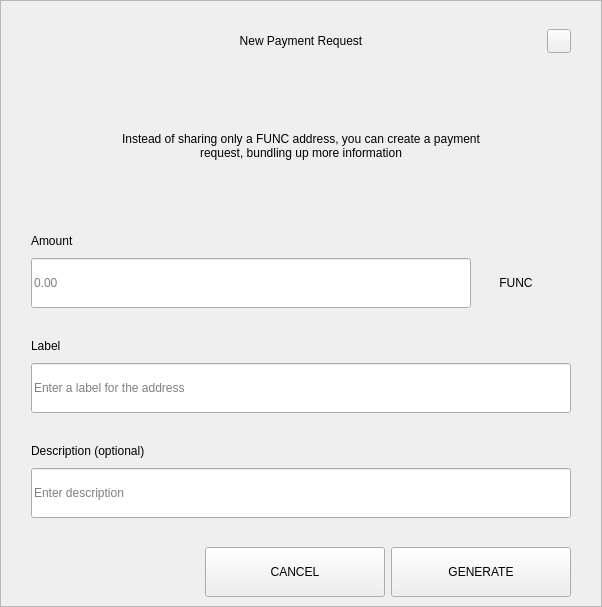
<?xml version="1.0" encoding="UTF-8"?>
<ui version="4.0">
 <class>RequestDialog</class>
 <widget class="QDialog" name="RequestDialog">
  <property name="geometry">
   <rect>
    <x>0</x>
    <y>0</y>
    <width>602</width>
    <height>607</height>
   </rect>
  </property>
  <property name="windowTitle">
   <string>Dialog</string>
  </property>
  <layout class="QVBoxLayout" name="verticalLayout_5">
   <property name="spacing">
    <number>0</number>
   </property>
   <property name="leftMargin">
    <number>0</number>
   </property>
   <property name="topMargin">
    <number>0</number>
   </property>
   <property name="rightMargin">
    <number>0</number>
   </property>
   <property name="bottomMargin">
    <number>0</number>
   </property>
   <item>
    <widget class="QFrame" name="frame">
     <property name="styleSheet">
      <string notr="true"/>
     </property>
     <property name="frameShape">
      <enum>QFrame::StyledPanel</enum>
     </property>
     <property name="frameShadow">
      <enum>QFrame::Raised</enum>
     </property>
     <layout class="QVBoxLayout" name="verticalLayout_4" stretch="1,0,0">
      <property name="spacing">
       <number>0</number>
      </property>
      <property name="leftMargin">
       <number>30</number>
      </property>
      <property name="topMargin">
       <number>20</number>
      </property>
      <property name="rightMargin">
       <number>30</number>
      </property>
      <property name="bottomMargin">
       <number>0</number>
      </property>
      <item>
       <layout class="QHBoxLayout" name="horizontalLayout_3">
        <property name="spacing">
         <number>0</number>
        </property>
        <item>
         <spacer name="horizontalSpacer_21">
          <property name="orientation">
           <enum>Qt::Horizontal</enum>
          </property>
          <property name="sizeHint" stdset="0">
           <size>
            <width>40</width>
            <height>20</height>
           </size>
          </property>
         </spacer>
        </item>
        <item>
         <widget class="QLabel" name="labelTitle">
          <property name="minimumSize">
           <size>
            <width>0</width>
            <height>40</height>
           </size>
          </property>
          <property name="maximumSize">
           <size>
            <width>16777215</width>
            <height>40</height>
           </size>
          </property>
          <property name="styleSheet">
           <string notr="true">padding-left:24px;</string>
          </property>
          <property name="text">
           <string>New Payment Request</string>
          </property>
          <property name="alignment">
           <set>Qt::AlignCenter</set>
          </property>
          <property name="margin">
           <number>7</number>
          </property>
         </widget>
        </item>
        <item>
         <spacer name="horizontalSpacer">
          <property name="orientation">
           <enum>Qt::Horizontal</enum>
          </property>
          <property name="sizeHint" stdset="0">
           <size>
            <width>40</width>
            <height>20</height>
           </size>
          </property>
         </spacer>
        </item>
        <item>
         <widget class="QPushButton" name="btnEsc">
          <property name="minimumSize">
           <size>
            <width>24</width>
            <height>24</height>
           </size>
          </property>
          <property name="maximumSize">
           <size>
            <width>24</width>
            <height>24</height>
           </size>
          </property>
          <property name="focusPolicy">
           <enum>Qt::NoFocus</enum>
          </property>
          <property name="text">
           <string/>
          </property>
         </widget>
        </item>
       </layout>
      </item>
      <item>
       <widget class="QStackedWidget" name="stack">
        <property name="minimumSize">
         <size>
          <width>540</width>
          <height>0</height>
         </size>
        </property>
        <property name="maximumSize">
         <size>
          <width>540</width>
          <height>16777215</height>
         </size>
        </property>
        <property name="currentIndex">
         <number>0</number>
        </property>
        <widget class="QWidget" name="page_1">
         <property name="minimumSize">
          <size>
           <width>540</width>
           <height>0</height>
          </size>
         </property>
         <property name="maximumSize">
          <size>
           <width>540</width>
           <height>16777215</height>
          </size>
         </property>
         <layout class="QVBoxLayout" name="layout1">
          <property name="spacing">
           <number>0</number>
          </property>
          <property name="leftMargin">
           <number>0</number>
          </property>
          <property name="topMargin">
           <number>0</number>
          </property>
          <property name="rightMargin">
           <number>0</number>
          </property>
          <property name="bottomMargin">
           <number>0</number>
          </property>
          <item>
           <spacer name="verticalSpacer_21">
            <property name="orientation">
             <enum>Qt::Vertical</enum>
            </property>
            <property name="sizeType">
             <enum>QSizePolicy::Fixed</enum>
            </property>
            <property name="sizeHint" stdset="0">
             <size>
              <width>20</width>
              <height>30</height>
             </size>
            </property>
           </spacer>
          </item>
          <item alignment="Qt::AlignHCenter">
           <widget class="QLabel" name="labelMessage">
            <property name="minimumSize">
             <size>
              <width>400</width>
              <height>50</height>
             </size>
            </property>
            <property name="text">
             <string>Instead of sharing only a FUNC address, you can create a payment request, bundling up more information</string>
            </property>
            <property name="alignment">
             <set>Qt::AlignCenter</set>
            </property>
            <property name="wordWrap">
             <bool>true</bool>
            </property>
           </widget>
          </item>
          <item alignment="Qt::AlignBottom">
           <widget class="QWidget" name="containerAmount" native="true">
            <layout class="QVBoxLayout" name="verticalLayout">
             <property name="spacing">
              <number>9</number>
             </property>
             <property name="leftMargin">
              <number>0</number>
             </property>
             <property name="topMargin">
              <number>0</number>
             </property>
             <property name="rightMargin">
              <number>0</number>
             </property>
             <property name="bottomMargin">
              <number>0</number>
             </property>
             <item>
              <widget class="QLabel" name="labelSubtitleAmount">
               <property name="minimumSize">
                <size>
                 <width>350</width>
                 <height>16</height>
                </size>
               </property>
               <property name="maximumSize">
                <size>
                 <width>16777215</width>
                 <height>16</height>
                </size>
               </property>
               <property name="text">
                <string>Amount</string>
               </property>
              </widget>
             </item>
             <item alignment="Qt::AlignTop">
              <widget class="QWidget" name="layoutAmount" native="true">
               <layout class="QHBoxLayout" name="horizontalLayout" stretch="2,0">
                <property name="spacing">
                 <number>0</number>
                </property>
                <property name="leftMargin">
                 <number>0</number>
                </property>
                <property name="topMargin">
                 <number>0</number>
                </property>
                <property name="rightMargin">
                 <number>0</number>
                </property>
                <property name="bottomMargin">
                 <number>0</number>
                </property>
                <item>
                 <widget class="QLineEdit" name="lineEditAmount">
                  <property name="minimumSize">
                   <size>
                    <width>0</width>
                    <height>50</height>
                   </size>
                  </property>
                  <property name="maximumSize">
                   <size>
                    <width>16777215</width>
                    <height>50</height>
                   </size>
                  </property>
                  <property name="placeholderText">
                   <string notr="true">0.00</string>
                  </property>
                 </widget>
                </item>
                <item>
                 <widget class="QWidget" name="comboContainer" native="true">
                  <property name="minimumSize">
                   <size>
                    <width>100</width>
                    <height>50</height>
                   </size>
                  </property>
                  <property name="maximumSize">
                   <size>
                    <width>16777215</width>
                    <height>50</height>
                   </size>
                  </property>
                  <layout class="QHBoxLayout" name="horizontalLayout_31">
                   <property name="spacing">
                    <number>0</number>
                   </property>
                   <property name="leftMargin">
                    <number>0</number>
                   </property>
                   <property name="topMargin">
                    <number>0</number>
                   </property>
                   <property name="rightMargin">
                    <number>10</number>
                   </property>
                   <property name="bottomMargin">
                    <number>0</number>
                   </property>
                   <item>
                    <widget class="QLabel" name="comboBoxCoin">
                     <property name="text">
                      <string>FUNC</string>
                     </property>
                     <property name="alignment">
                      <set>Qt::AlignCenter</set>
                     </property>
                    </widget>
                   </item>
                  </layout>
                 </widget>
                </item>
               </layout>
              </widget>
             </item>
            </layout>
           </widget>
          </item>
          <item>
           <spacer name="verticalSpacer_31">
            <property name="orientation">
             <enum>Qt::Vertical</enum>
            </property>
            <property name="sizeType">
             <enum>QSizePolicy::Fixed</enum>
            </property>
            <property name="sizeHint" stdset="0">
             <size>
              <width>20</width>
              <height>30</height>
             </size>
            </property>
           </spacer>
          </item>
          <item>
           <layout class="QVBoxLayout" name="verticalLayoutLabel">
            <property name="spacing">
             <number>9</number>
            </property>
            <item>
             <widget class="QLabel" name="labelSubtitleLabel">
              <property name="minimumSize">
               <size>
                <width>0</width>
                <height>16</height>
               </size>
              </property>
              <property name="maximumSize">
               <size>
                <width>16777215</width>
                <height>16</height>
               </size>
              </property>
              <property name="text">
               <string>Label</string>
              </property>
             </widget>
            </item>
            <item>
             <widget class="QLineEdit" name="lineEditLabel">
              <property name="minimumSize">
               <size>
                <width>0</width>
                <height>50</height>
               </size>
              </property>
              <property name="maximumSize">
               <size>
                <width>16777215</width>
                <height>50</height>
               </size>
              </property>
              <property name="placeholderText">
               <string>Enter a label for the address</string>
              </property>
             </widget>
            </item>
           </layout>
          </item>
          <item>
           <spacer name="verticalSpacer_34">
            <property name="orientation">
             <enum>Qt::Vertical</enum>
            </property>
            <property name="sizeType">
             <enum>QSizePolicy::Fixed</enum>
            </property>
            <property name="sizeHint" stdset="0">
             <size>
              <width>20</width>
              <height>30</height>
             </size>
            </property>
           </spacer>
          </item>
          <item>
           <layout class="QVBoxLayout" name="verticalLayoutDescription">
            <property name="spacing">
             <number>9</number>
            </property>
            <item>
             <widget class="QLabel" name="labelSubtitleDescription">
              <property name="minimumSize">
               <size>
                <width>0</width>
                <height>16</height>
               </size>
              </property>
              <property name="maximumSize">
               <size>
                <width>16777215</width>
                <height>16</height>
               </size>
              </property>
              <property name="text">
               <string>Description (optional)</string>
              </property>
             </widget>
            </item>
            <item>
             <widget class="QLineEdit" name="lineEditDescription">
              <property name="minimumSize">
               <size>
                <width>0</width>
                <height>50</height>
               </size>
              </property>
              <property name="maximumSize">
               <size>
                <width>16777215</width>
                <height>50</height>
               </size>
              </property>
              <property name="placeholderText">
               <string>Enter description</string>
              </property>
             </widget>
            </item>
            <item>
             <spacer name="verticalSpacer_4">
              <property name="orientation">
               <enum>Qt::Vertical</enum>
              </property>
              <property name="sizeType">
               <enum>QSizePolicy::Fixed</enum>
              </property>
              <property name="sizeHint" stdset="0">
               <size>
                <width>20</width>
                <height>20</height>
               </size>
              </property>
             </spacer>
            </item>
           </layout>
          </item>
         </layout>
        </widget>
        <widget class="QWidget" name="page_2">
         <layout class="QVBoxLayout" name="layout2">
          <item>
           <spacer name="verticalSpacer_5">
            <property name="orientation">
             <enum>Qt::Vertical</enum>
            </property>
            <property name="sizeType">
             <enum>QSizePolicy::Fixed</enum>
            </property>
            <property name="sizeHint" stdset="0">
             <size>
              <width>20</width>
              <height>50</height>
             </size>
            </property>
           </spacer>
          </item>
          <item alignment="Qt::AlignHCenter">
           <widget class="QLabel" name="labelQrImg">
            <property name="minimumSize">
             <size>
              <width>260</width>
              <height>260</height>
             </size>
            </property>
            <property name="maximumSize">
             <size>
              <width>260</width>
              <height>260</height>
             </size>
            </property>
            <property name="text">
             <string/>
            </property>
            <property name="alignment">
             <set>Qt::AlignCenter</set>
            </property>
           </widget>
          </item>
          <item>
           <spacer name="verticalSpacer_2">
            <property name="orientation">
             <enum>Qt::Vertical</enum>
            </property>
            <property name="sizeType">
             <enum>QSizePolicy::Fixed</enum>
            </property>
            <property name="sizeHint" stdset="0">
             <size>
              <width>20</width>
              <height>30</height>
             </size>
            </property>
           </spacer>
          </item>
          <item alignment="Qt::AlignHCenter">
           <widget class="QLabel" name="labelAddress">
            <property name="text">
             <string>F7VFR83SQbiezrW72hjcWJtcfip5krte2Z </string>
            </property>
           </widget>
          </item>
          <item>
           <spacer name="verticalSpacer_32">
            <property name="orientation">
             <enum>Qt::Vertical</enum>
            </property>
            <property name="sizeType">
             <enum>QSizePolicy::Expanding</enum>
            </property>
            <property name="sizeHint" stdset="0">
             <size>
              <width>20</width>
              <height>20</height>
             </size>
            </property>
           </spacer>
          </item>
          <item>
           <layout class="QHBoxLayout" name="horizontal">
            <property name="leftMargin">
             <number>20</number>
            </property>
            <property name="rightMargin">
             <number>20</number>
            </property>
            <property name="bottomMargin">
             <number>20</number>
            </property>
            <item>
             <spacer name="horizontalSpacer_4">
              <property name="orientation">
               <enum>Qt::Horizontal</enum>
              </property>
              <property name="sizeHint" stdset="0">
               <size>
                <width>40</width>
                <height>20</height>
               </size>
              </property>
             </spacer>
            </item>
            <item>
             <widget class="QPushButton" name="btnCopyAddress">
              <property name="minimumSize">
               <size>
                <width>180</width>
                <height>50</height>
               </size>
              </property>
              <property name="text">
               <string>COPY ADDRESS</string>
              </property>
             </widget>
            </item>
            <item>
             <widget class="QPushButton" name="btnCopyUrl">
              <property name="minimumSize">
               <size>
                <width>180</width>
                <height>50</height>
               </size>
              </property>
              <property name="text">
               <string>COPY URL</string>
              </property>
             </widget>
            </item>
            <item>
             <spacer name="horizontalSpacer_2">
              <property name="orientation">
               <enum>Qt::Horizontal</enum>
              </property>
              <property name="sizeHint" stdset="0">
               <size>
                <width>40</width>
                <height>20</height>
               </size>
              </property>
             </spacer>
            </item>
           </layout>
          </item>
         </layout>
        </widget>
       </widget>
      </item>
      <item>
       <widget class="QWidget" name="buttonsStack" native="true">
        <layout class="QHBoxLayout" name="horizontalLayout_5">
         <property name="leftMargin">
          <number>20</number>
         </property>
         <property name="rightMargin">
          <number>0</number>
         </property>
         <item>
          <spacer name="horizontalSpacer_41">
           <property name="orientation">
            <enum>Qt::Horizontal</enum>
           </property>
           <property name="sizeHint" stdset="0">
            <size>
             <width>40</width>
             <height>20</height>
            </size>
           </property>
          </spacer>
         </item>
         <item>
          <widget class="QPushButton" name="btnCancel">
           <property name="minimumSize">
            <size>
             <width>180</width>
             <height>50</height>
            </size>
           </property>
           <property name="focusPolicy">
            <enum>Qt::NoFocus</enum>
           </property>
           <property name="text">
            <string>CANCEL</string>
           </property>
          </widget>
         </item>
         <item>
          <widget class="QPushButton" name="btnSave">
           <property name="minimumSize">
            <size>
             <width>180</width>
             <height>50</height>
            </size>
           </property>
           <property name="focusPolicy">
            <enum>Qt::NoFocus</enum>
           </property>
           <property name="text">
            <string>GENERATE</string>
           </property>
          </widget>
         </item>
        </layout>
       </widget>
      </item>
     </layout>
    </widget>
   </item>
  </layout>
 </widget>
 <resources/>
 <connections/>
</ui>
